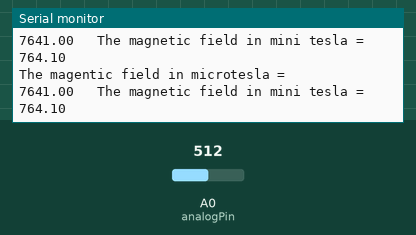
This program was run on a simulated Arduino Uno, built with avr-gcc and run on an emulated ATmega328P. Shown: the last lines printed to the serial monitor. Inputs (shaded band) come from the test bench; at power-on: A0 (analogPin) = 512.

Above: at 1.8 s.
1.9 s: A0 (analogPin) set to 716
At 2.9 s:
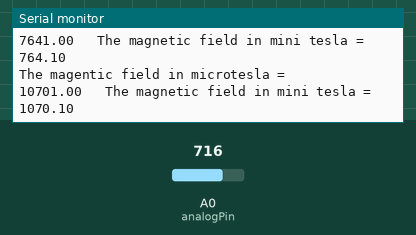
3.4 s: A0 (analogPin) set to 900
At 4.6 s:
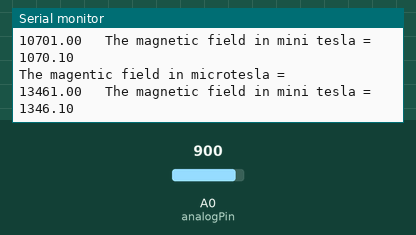
Timing chart, 0 to 6.4 s (numbered marks = the images above; inputs shaded):
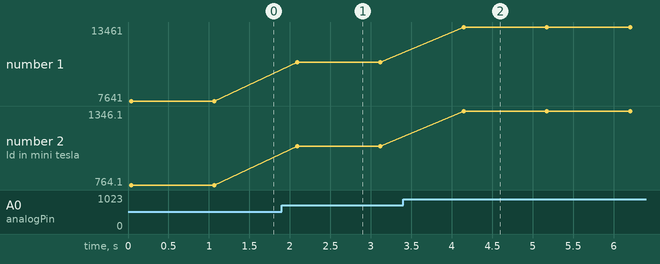

Measured:
- after the input at 1.9 s, the serial monitor: prints a new line after 0.19 s (image 1)
- after the input at 3.4 s, the serial monitor: prints a new line after 0.75 s (image 2)
- plotted number 1: 7641 → 10701 after the input at 1.9 s, 10701 → 13461 after the input at 3.4 s
- plotted number 2: 764.1 → 1070.1 after the input at 1.9 s, 1070.1 → 1346.1 after the input at 3.4 s

The program:

main.cpp
```cpp
#include <Arduino.h>
int digitalPin = 3; // linear Hall magnetic sensor digital interface
int analogPin = A0; // linear Hall magnetic sensor analog interface
int digitalVal ; // digital readings
int analogVal; // analog readings

void setup ()
{
  pinMode (digitalPin, INPUT);
  //pinMode(analogPin, INPUT);
  Serial.begin(9600);
}

void loop ()
{
  // Read the digital interface
  // digitalVal = digitalRead(digitalPin) ;
  // if (digitalVal == HIGH) // When magnetic field is present, Arduino LED is on
  // {
  //   Serial.println("Magnetic field is detected");
  // }
  // else
  // {
  //   Serial.println("Halak mei lawda phasa do");
  //   }

  // Read the analog interface
  int value = analogRead(analogPin);
   float uTesla = (value - 2.6) * 15;
  float mTesla = (value - 2.6) * 1.5;
  Serial.println("The magentic field in microtesla = "); // print analog value
Serial.print(uTesla);
Serial.print("   ");
Serial.print("The magnetic field in mini tesla = ");
Serial.print(mTesla);
Serial.println();
  delay(1000);
}
```
